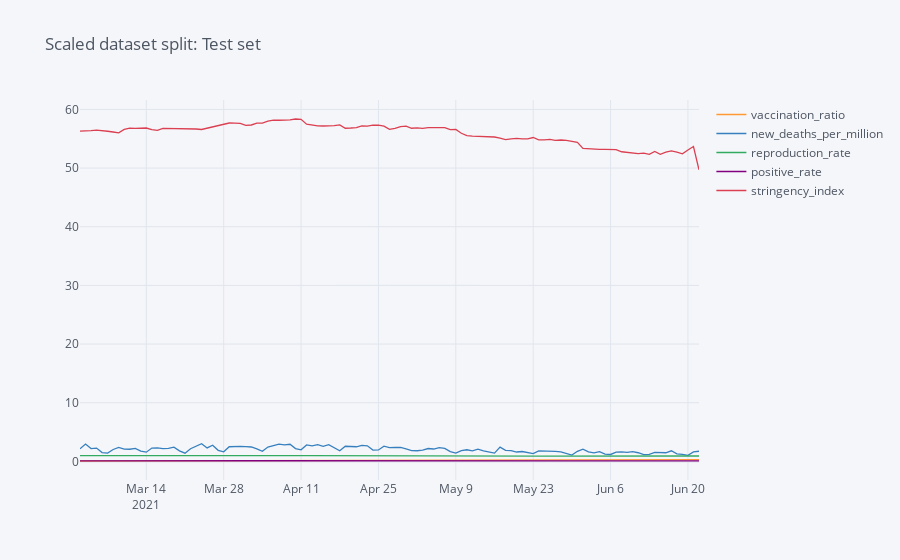
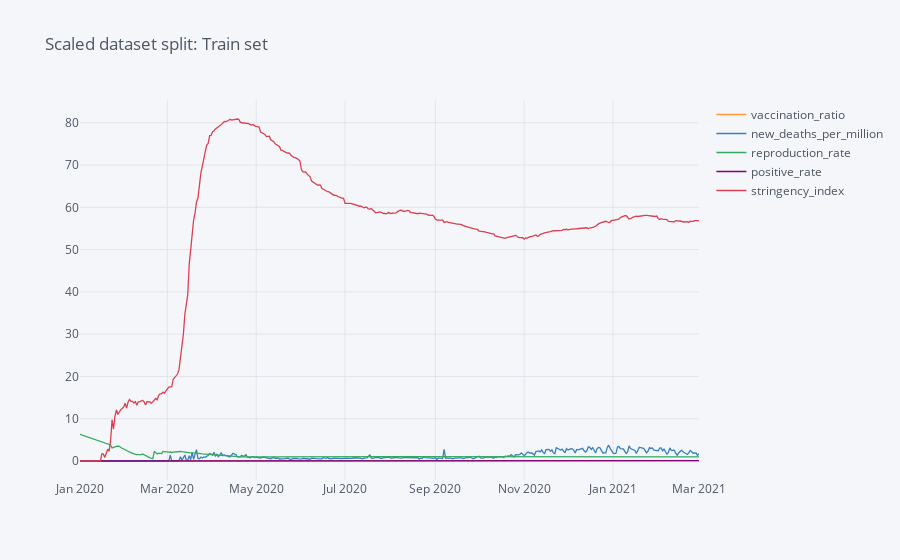

The notebook cell these images were saved under, in order:
### Markdown cell above
##### Training unscaled data

### Code cell
split_date = '01-Mar-2021'
unscaled_train = mean_owid_df.loc[mean_owid_df.index <= split_date].copy()
unscaled_test = mean_owid_df.loc[mean_owid_df.index > split_date].copy()
_ = unscaled_test.iplot(title='Scaled dataset split: Test set')
    
_ = unscaled_train.iplot(title='Scaled dataset split: Train set')

X_train_unscaled = unscaled_train.drop(['new_deaths_per_million'],axis=1)
y_train_unscaled = pd.DataFrame(unscaled_train['new_deaths_per_million'])

X_test_unscaled = unscaled_test.drop(['new_deaths_per_million'],axis=1)
y_test_unscaled = pd.DataFrame(unscaled_test['new_deaths_per_million'])

reg_unscaled = xgb.XGBRegressor(n_estimators=1000)
reg_unscaled.fit(X_train_unscaled, y_train_unscaled,
        eval_set=[(X_train_unscaled, y_train_unscaled), (X_test_unscaled, y_test_unscaled)],
        early_stopping_rounds=50,
       verbose=False)
